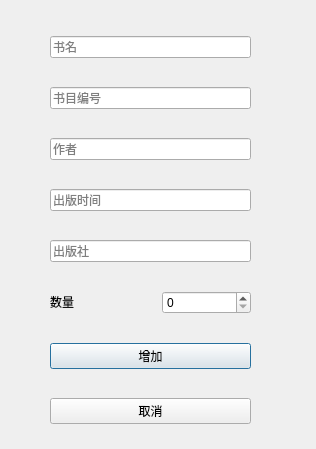
<?xml version="1.0" encoding="UTF-8"?>
<ui version="4.0">
 <class>AddBook</class>
 <widget class="QDialog" name="AddBook">
  <property name="geometry">
   <rect>
    <x>0</x>
    <y>0</y>
    <width>316</width>
    <height>449</height>
   </rect>
  </property>
  <property name="sizePolicy">
   <sizepolicy hsizetype="Fixed" vsizetype="Fixed">
    <horstretch>0</horstretch>
    <verstretch>0</verstretch>
   </sizepolicy>
  </property>
  <property name="windowTitle">
   <string>Dialog</string>
  </property>
  <widget class="QWidget" name="layoutWidget">
   <property name="geometry">
    <rect>
     <x>50</x>
     <y>30</y>
     <width>201</width>
     <height>403</height>
    </rect>
   </property>
   <layout class="QVBoxLayout" name="verticalLayout">
    <property name="spacing">
     <number>23</number>
    </property>
    <item>
     <widget class="QLineEdit" name="lineEdit">
      <property name="placeholderText">
       <string>书名</string>
      </property>
      <property name="clearButtonEnabled">
       <bool>true</bool>
      </property>
     </widget>
    </item>
    <item>
     <widget class="QLineEdit" name="lineEdit_2">
      <property name="placeholderText">
       <string>书目编号</string>
      </property>
      <property name="clearButtonEnabled">
       <bool>true</bool>
      </property>
     </widget>
    </item>
    <item>
     <widget class="QLineEdit" name="lineEdit_3">
      <property name="placeholderText">
       <string>作者</string>
      </property>
      <property name="clearButtonEnabled">
       <bool>true</bool>
      </property>
     </widget>
    </item>
    <item>
     <widget class="QLineEdit" name="lineEdit_4">
      <property name="inputMask">
       <string/>
      </property>
      <property name="placeholderText">
       <string>出版时间</string>
      </property>
      <property name="clearButtonEnabled">
       <bool>true</bool>
      </property>
     </widget>
    </item>
    <item>
     <widget class="QLineEdit" name="lineEdit_5">
      <property name="placeholderText">
       <string>出版社</string>
      </property>
      <property name="clearButtonEnabled">
       <bool>true</bool>
      </property>
     </widget>
    </item>
    <item>
     <layout class="QHBoxLayout" name="horizontalLayout">
      <item>
       <widget class="QLabel" name="label">
        <property name="maximumSize">
         <size>
          <width>16777215</width>
          <height>20</height>
         </size>
        </property>
        <property name="text">
         <string>数量</string>
        </property>
       </widget>
      </item>
      <item>
       <widget class="QSpinBox" name="spinBox"/>
      </item>
     </layout>
    </item>
    <item>
     <widget class="QPushButton" name="pushButton">
      <property name="text">
       <string>增加</string>
      </property>
     </widget>
    </item>
    <item>
     <widget class="QPushButton" name="pushButton_2">
      <property name="text">
       <string>取消</string>
      </property>
     </widget>
    </item>
   </layout>
  </widget>
 </widget>
 <resources/>
 <connections>
  <connection>
   <sender>pushButton_2</sender>
   <signal>clicked()</signal>
   <receiver>AddBook</receiver>
   <slot>close()</slot>
   <hints>
    <hint type="sourcelabel">
     <x>206</x>
     <y>407</y>
    </hint>
    <hint type="destinationlabel">
     <x>205</x>
     <y>377</y>
    </hint>
   </hints>
  </connection>
 </connections>
</ui>
